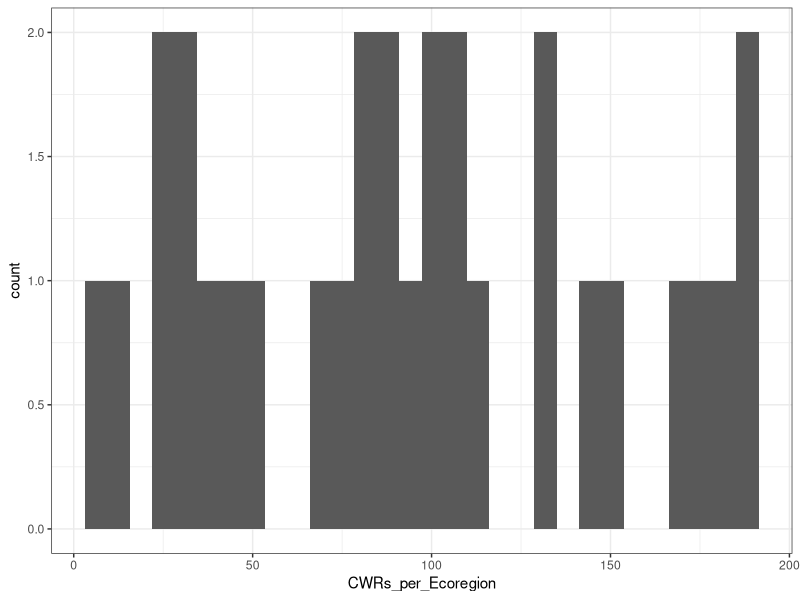
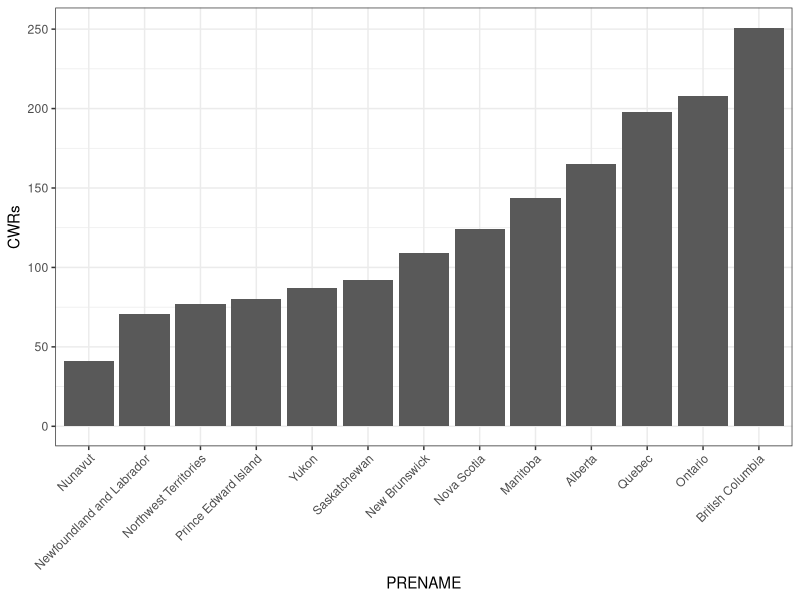
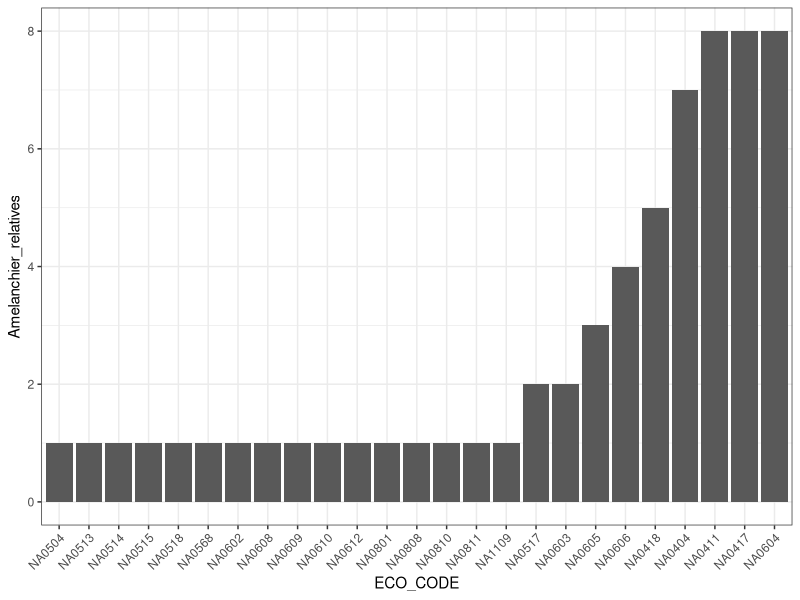
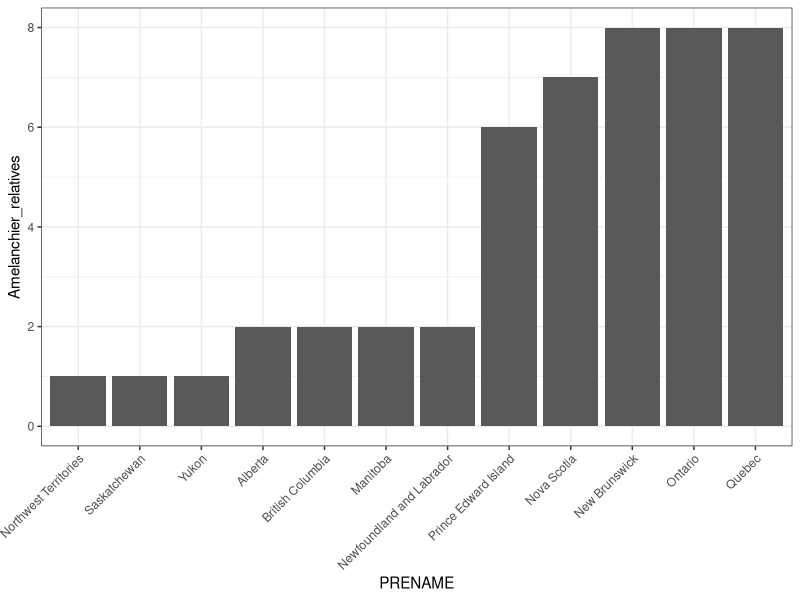
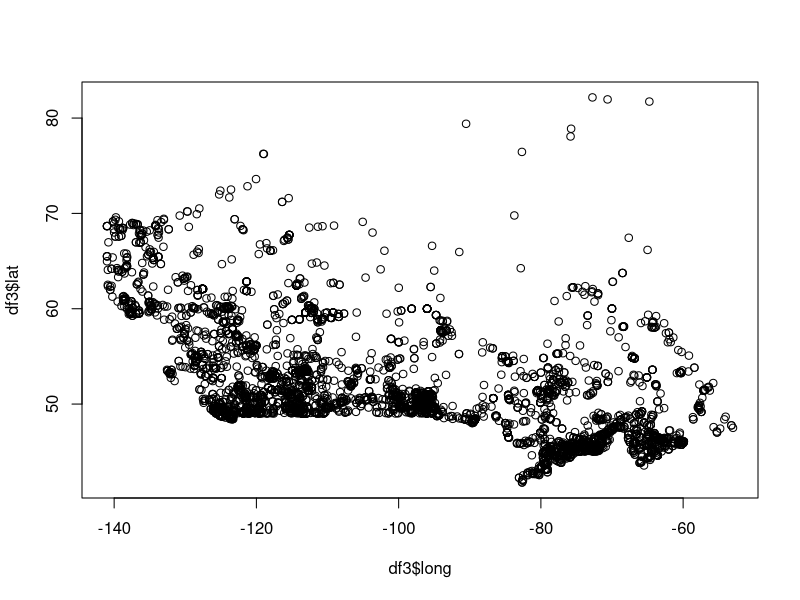

Generate these figures, in order, with R:
library(tidyverse)
library(stringr)
library(ggplot2)

# this file is for calculating some summary stats for CWR natural occurrence 
# by operating on the "GBIF_by_province.csv" dataset, which includes a row for
# each unique combination of ecoregion and province that a CWR naturally occurs in (given GBIF data), 
# and one coordinate point for each of those unique ecoregion and province combinations to facilitate mapping.

df <- read.csv("GBIF_by_Province.csv")

df2 <- df %>%
  select(Crop, sci_nam, ECO_CODE, ECO_NAME, PRENAME, geometry, X.1)
  
# remove "()" and "c" from geometry and X.1, rename as longitude and latitude
# change from chr to numeric
df2$longitude <- as.numeric(str_sub(df2$geometry, 3))  
df2$latitude <- as.numeric(str_remove(df2$X.1, "[)]"))
df3 <- df2 %>% # drop unformatted columns, change chr to factor data class
  select(-geometry, -X.1) %>%
  mutate(sci_nam = as.factor(sci_nam), Crop = as.factor(Crop), 
         PRENAME = as.factor(PRENAME), ECO_NAME = as.factor(ECO_NAME), 
         ECO_CODE = as.factor(ECO_CODE))


str(df3)

# some summary information
# ecoregion with the most CWRs
df4 <- df3 %>%
  group_by(ECO_NAME) %>%
  distinct(sci_nam, .keep_all = TRUE) %>%
  add_tally() %>%
  rename(num_CWRs_in_Ecoregion = "n") %>%
  mutate(num_CWRs_in_Ecoregion = as.numeric(num_CWRs_in_Ecoregion))

CWRs_group_by_ecoregion <- df4 %>% # all I want for a graph is number of CWRS in each province
  group_by(ECO_NAME) %>%
  summarise(CWRs_per_Ecoregion = mean(num_CWRs_in_Ecoregion))

CWRs_group_by_ecoregion$ECO_NAME <- # order provinces by number of  CWRs 
  factor(CWRs_group_by_ecoregion$ECO_NAME,
         levels = CWRs_group_by_ecoregion$ECO_NAME[
           order(CWRs_group_by_ecoregion$CWRs_per_Ecoregion)])

# Plot number CWRs in each province (as a histogram)
p <- ggplot(CWRs_group_by_ecoregion, aes(x = CWRs_per_Ecoregion)) + theme_bw() + 
  geom_histogram()
p

# show five ecoregions with most CWRs
top_n(CWRs_group_by_ecoregion, 5, wt = CWRs_per_Ecoregion)
# show five ecoregions with least CWRs
top_n(CWRs_group_by_ecoregion, -5, wt = CWRs_per_Ecoregion) 

# maybe also look for number eco-endemic CWRs using df4?
  

# province with the most CWRs
df5 <- df3 %>%
  group_by(PRENAME) %>% # group by province
  distinct(sci_nam, .keep_all = TRUE) %>% # only one CWR per province (if it's in multiple ECOs in the same province can show up >1 times)
  add_tally() %>% # tally number CWRs in tthe province
  rename(num_CWRs_in_Province = "n") %>%
  mutate(num_CWRs_in_Province = as.numeric(num_CWRs_in_Province))

CWRS_group_by_province <- df5 %>% # all I want for a graph is number of CWRS in each province
  group_by(PRENAME) %>%
  summarise(CWRs = mean(num_CWRs_in_Province))

CWRS_group_by_province$PRENAME <- # order provinces by number of  CWRs 
  factor(CWRS_group_by_province$PRENAME,
         levels = CWRS_group_by_province$PRENAME[
           order(CWRS_group_by_province$CWRs)])

# Plot number CWRs in each province
q <- ggplot(CWRS_group_by_province, aes(x = PRENAME, y = CWRs)) + theme_bw() + 
  geom_bar(stat = "identity") + theme(axis.text.x=element_text(angle=45, hjust=1))
q

# ecoregion with the most Amelanchier CWRs
df6 <- df3 %>%
  group_by(ECO_NAME) %>%
  filter(grepl('Amelanchier', sci_nam)) %>%
  distinct(sci_nam, .keep_all = TRUE) %>%
  add_tally() %>%
  rename(num_Amelanchier_relatives_in_Ecoregion = "n") %>%
  mutate(num_Amelanchier_relatives_in_Ecoregion = as.numeric(num_Amelanchier_relatives_in_Ecoregion))

Amelanchier_group_by_ecoregion <- df6 %>% # all I want for a graph is number of CWRS in each province
  group_by(ECO_CODE) %>%
  summarise(Amelanchier_relatives = mean(num_Amelanchier_relatives_in_Ecoregion))

Amelanchier_group_by_ecoregion$ECO_CODE <- # order provinces by number of  CWRs 
  factor(Amelanchier_group_by_ecoregion$ECO_CODE,
         levels = Amelanchier_group_by_ecoregion$ECO_CODE[
           order(Amelanchier_group_by_ecoregion$Amelanchier_relatives)])

# Plot number CWRs in each province
r <- ggplot(Amelanchier_group_by_ecoregion, aes(x = ECO_CODE, y = Amelanchier_relatives)) + theme_bw() + 
  geom_bar(stat = "identity") + theme(axis.text.x=element_text(angle=45, hjust=1))
r

# show five ecoregions with most CWRs
top_n(Amelanchier_group_by_ecoregion, 5, wt = Amelanchier_relatives)
# show five ecoregions with least CWRs
top_n(Amelanchier_group_by_ecoregion, -5, wt = Amelanchier_relatives) 


# province with the most Amelanchier CWRs
df7 <- df3 %>%
  group_by(PRENAME) %>%
  filter(grepl('Amelanchier', sci_nam)) %>%
  distinct(sci_nam, .keep_all = TRUE) %>%
  add_tally() %>%
  rename(num_Amelanchier_relatives_in_Province = "n") %>%
  mutate(num_Amelanchier_relatives_in_Province = as.numeric(num_Amelanchier_relatives_in_Province))

Amelanchier_group_by_Province <- df7 %>% # all I want for a graph is number of CWRS in each province
  group_by(PRENAME) %>%
  summarise(Amelanchier_relatives = mean(num_Amelanchier_relatives_in_Province))

Amelanchier_group_by_Province$PRENAME <- # order provinces by number of  CWRs 
  factor(Amelanchier_group_by_Province$PRENAME,
         levels = Amelanchier_group_by_Province$PRENAME[
           order(Amelanchier_group_by_Province$Amelanchier_relatives)])

# Plot number CWRs in each province
s <- ggplot(Amelanchier_group_by_Province, aes(x = PRENAME, y = Amelanchier_relatives)) + theme_bw() + 
  geom_bar(stat = "identity") + theme(axis.text.x=element_text(angle=45, hjust=1))
s

# lat/long of one GBIF occurrence per species per ecoregion
plot(df3$long, df3$lat)

